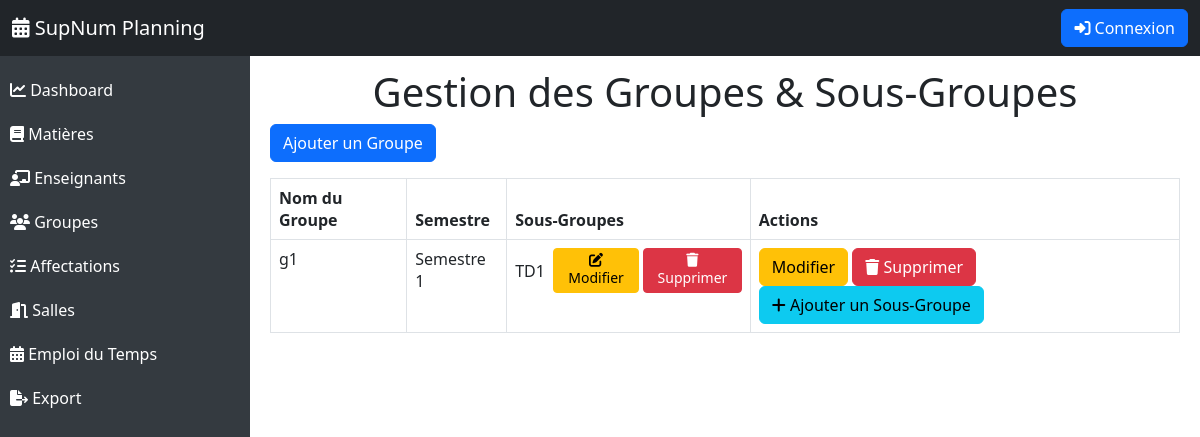
Page /groupes/ on the committed database.
### planning/models.py (models this page shows, shortened)
class Groupe(models.Model):
    id = models.UUIDField(primary_key=True, default=uuid.uuid4, editable=False)
    nom = models.CharField(max_length=50, unique=True)
    semestre = models.IntegerField(choices=[(i, f"Semestre {i}") for i in range(1, 7)])
    parent_groupe = models.ForeignKey(
        'self', null=True, blank=True, on_delete=models.SET_NULL, related_name="sous_groupes"
    )

### planning/views.py (the view)
# urls.py: path('groupes/', afficher_groupes, name='groupes'),
def afficher_groupes(request):
    groupes = Groupe.objects.all()
    return render(request, "planning/groupes.html", {"groupes": groupes})

### planning/templates/planning/groupes.html (shortened to what this page needs)
{% extends 'planning/base.html' %}
{% block content %}
<h1 class="text-center mt-5">Gestion des Groupes & Sous-Groupes</h1>
<button class="btn btn-primary mb-3" data-bs-toggle="modal" data-bs-target="#modalGroupe">Ajouter un Groupe</button>
<table class="table table-bordered">
    <thead>
        <tr>
            <th>Nom du Groupe</th>
            <th>Semestre</th>
            <th>Sous-Groupes</th>
            <th>Actions</th>
        </tr>
    </thead>
    <tbody id="groupeTable">
        {% for groupe in groupes %}
        {% if not groupe.parent_groupe %}
        <tr>
            <td>{{ groupe.nom }}</td>
            <td>Semestre {{ groupe.semestre }}</td>
            <td>
                {% for sous_groupe in groupe.sous_groupes.all %}
                <div class="d-flex align-items-center mb-1">
                    <span class="me-2"> {{ sous_groupe.nom }}</span>
                    <button class="btn btn-warning btn-sm edit-sous-groupe-btn me-1"
                            data-id="{{ sous_groupe.id }}" data-nom="{{ sous_groupe.nom }}">
                        <i class="fas fa-edit"></i>Modifier
                    </button>
                    <button class="btn btn-danger btn-sm delete-sous-groupe-btn"
                            data-id="{{ sous_groupe.id }}">
                        <i class="fas fa-trash"></i>Supprimer
                    </button>
                </div>
                {% empty %}
                <span class="text-muted">Aucun sous-groupe</span>
                {% endfor %}
            </td>
            <td>
                <button class="btn btn-warning edit-btn" data-bs-toggle="modal" data-bs-target="#modalEditGroupe"
                        data-id="{{ groupe.id }}" data-nom="{{ groupe.nom }}" data-semestre="{{ groupe.semestre }}">
                    Modifier
                </button>
                <button class="btn btn-danger delete-groupe-btn" data-id="{{ groupe.id }}">
                    <i class="fas fa-trash"></i> Supprimer
                </button>
                <button class="btn btn-info add-sous-groupe-btn" data-id="{{ groupe.id }}" data-nom="{{ groupe.nom }}"
                        data-bs-toggle="modal" data-bs-target="#modalSousGroupe">
                    <i class="fas fa-plus"></i> Ajouter un Sous-Groupe
                </button>
            </td>
        </tr>
        {% endif %}
        {% endfor %}
    </tbody>
</table>
<link href="https://cdn.jsdelivr.net/npm/bootstrap@5.3.0/dist/css/bootstrap.min.css" rel="stylesheet">
{% endblock %}

### planning/templates/planning/base.html (style rules this page uses)
body { display: flex; height: 100vh; background-color: #f8f9fa; }

### rows in the picture
Groupe: nom "g1", semestre "1"
Groupe: nom "TD1"
